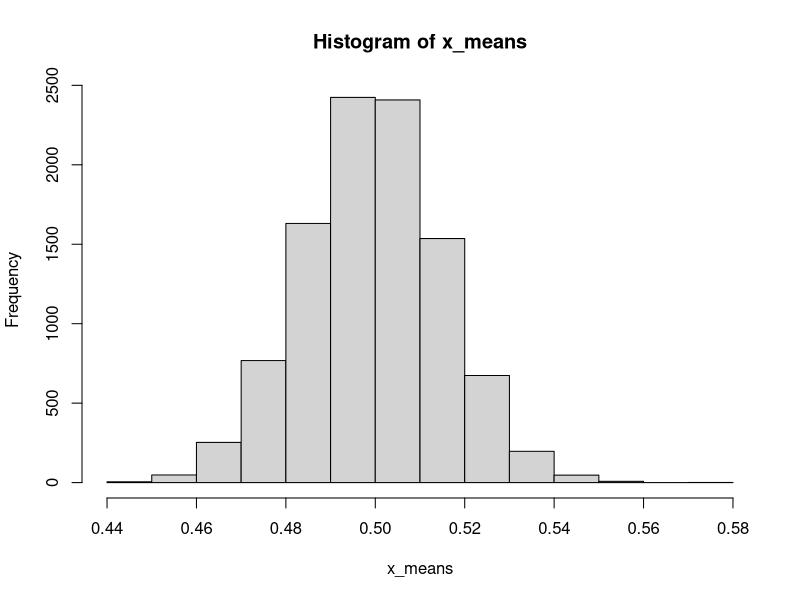

This chart was generated by the following R code:
#Use the tidyverse style guide to name a function. Name it as a verb
#Assign the name to a funcation call function(){}

sum_two_numbers <- function(number_1, number_2){
  sum_of_two = number_1 + number_2
  sum_of_two
}


sum_two_numbers(103,27)

###Question 1 a
difference_two_numbers <- function(no1,no2){
  difference_numbers = no1 - no2
  abs(difference_numbers)
}

difference_two_numbers(4,2)

#Question 1 b

sum_function <- function(...){
  sum(...)
}

sum_function(1,2,3)

#list contains any types of datatypes, while a vector contains one datatype
#matrix takes only one datatype while a dataframe takes multiple datatypes


get_distribution <- function(n_sims, ...){
  x <- 1:n_sims
  
  x_means <-  purrr::map_dbl(x, function(x){
    
    random_numbers <- rbinom(1000,1,0.5)
    
    mean(random_numbers)
      })
  
    hist(x_means, ...)
  
}
get_distribution(10000)



a <- 1:10
tracemem(a)

b <- a
tracemem(b)

b[1] <- 1


search()

ls()

#clear ls()
rm(list = ls())

add_to_secret_number <- function(y){
  my_secret_number <-  100
  my_sum = my_secret_number + y
  my_sum
}
ls()

#assign my_secret_number to a global enivironment


add_to_secret_number <- function(y){
  my_secret_number <<-  100
  my_sum = my_secret_number + y
  my_sum
}
ls()

#because of lazy evaluation, functions are only evaluauted after they have been run
#read up on colin fays blog about lazyeval

#use return() if there is a nested return()

#lexical scoping shows where to find a value


search()
#lexical scoping

get_power <- function(expo){
  
  power <-  function(base_number){
    base_number^expo
  }
 power 
}


#define cube function
get_cube <- get_power(3)

get_cube(7)


#be careful when nesting functions

#github link -> davidclarence/satRday-functions


  
  
  